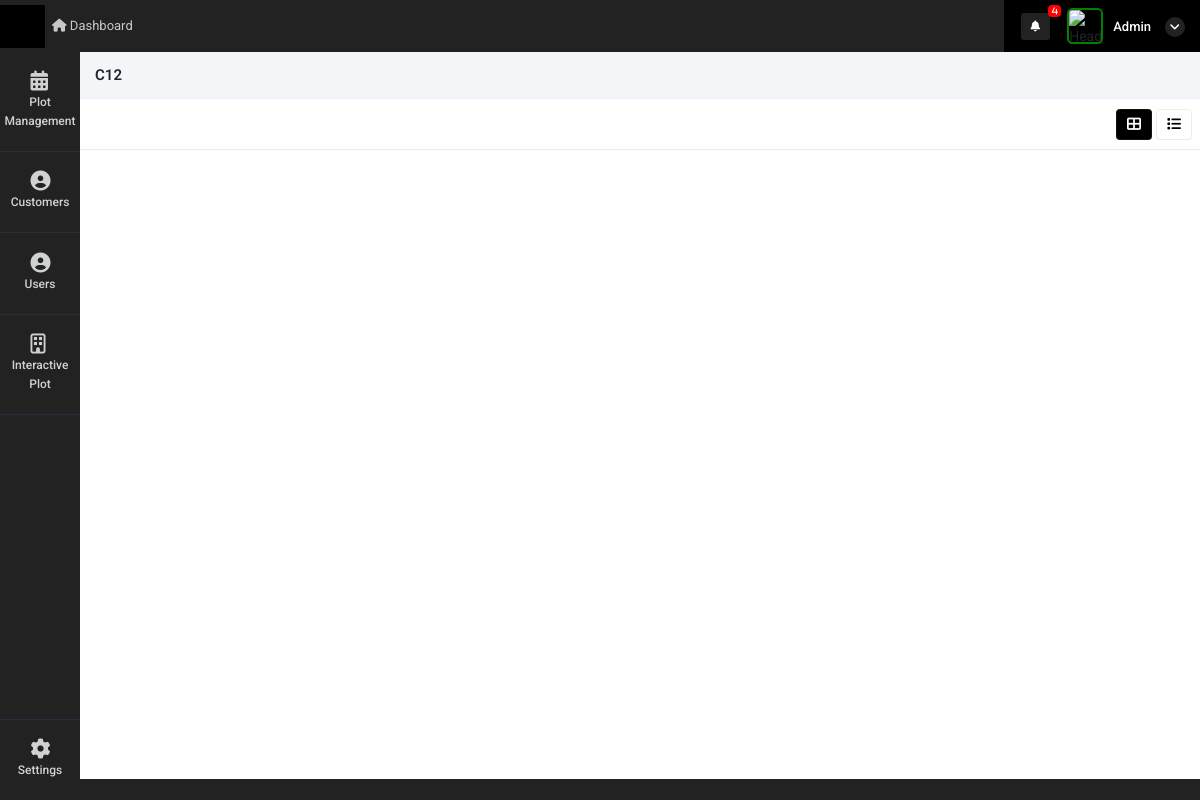
Before: /property_booking_history?id=8714 (signed in) with the older database file.
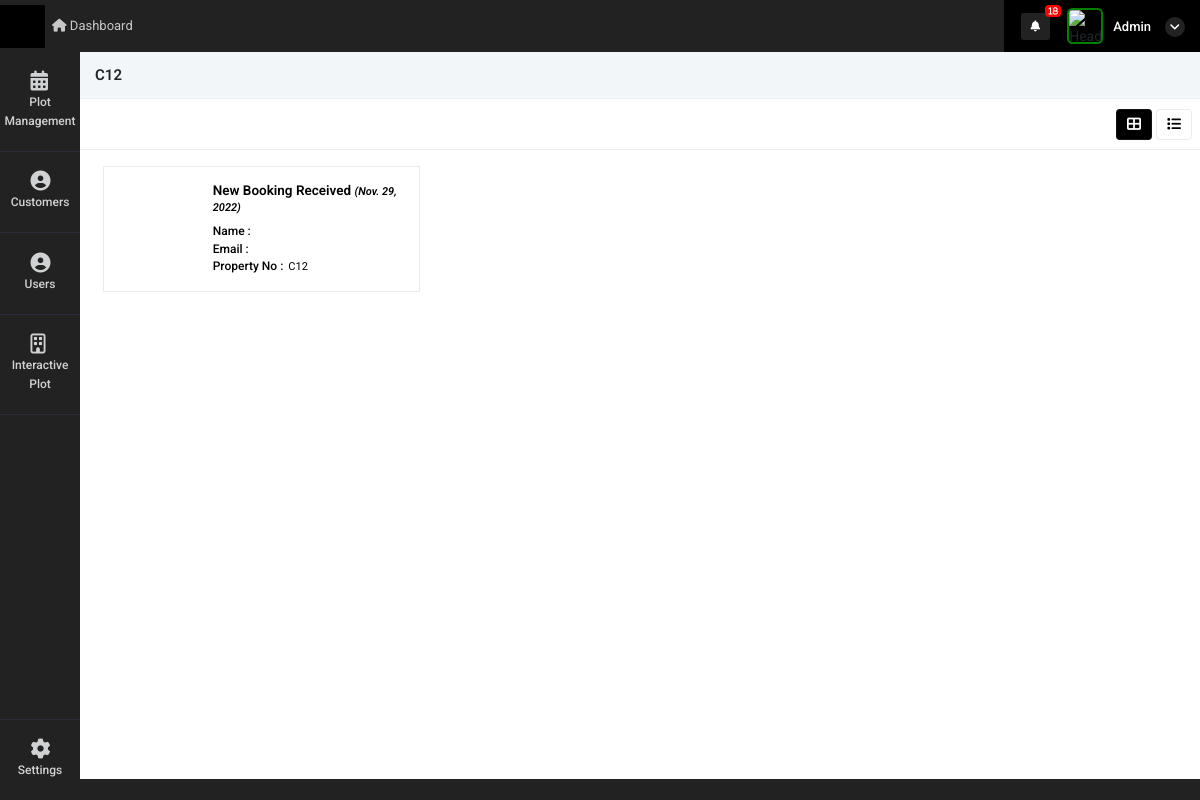
After: the same page with the newer database file.
### super_admin/models.py (models this page shows, shortened)
class common(models.Model):  # COMM0N
    dt = models.DateField(auto_now=True)
    tm = models.TimeField(auto_now=True)
    updated = models.DateTimeField(default=timezone.now)
    status = models.CharField(max_length=255, null=True)
    class Meta:
        abstract = True

class user_request_plot(common):
    customer_id = models.ForeignKey(Customer_details,on_delete=models.CASCADE,related_name="user_request_plot_customer_id", null=True)
    auth_user = models.ForeignKey(User,on_delete=models.CASCADE,related_name="user_request_plot_login_id", null=True)
    user_id = models.ForeignKey(user_Details,on_delete=models.CASCADE,related_name="user_request_plot_user_login_id", null=True)
    property_mapping_id = models.ForeignKey(intractive_map,on_delete=models.CASCADE,related_name="user_request_plot_user_login_id", null=True)
    name = models.CharField(max_length=255,null=True)
    booking_id = models.CharField(max_length=255,null=True)
    phone = models.CharField(max_length=255,null=True)
    customer_email = models.CharField(max_length=255,null=True)
    bank = models.CharField(max_length=255,null=True)
    manager_id = models.ForeignKey(user_Details,on_delete=models.CASCADE,related_name="user_request_plot_manager_id", null=True)
    read_status = models.IntegerField(default=0)
    booking_status = models.IntegerField(null=True)
    reset_to_availale = models.IntegerField(null=True)
    available_status = models.IntegerField(default=1)
    bank_relation_id = models.ForeignKey(Bank_details,on_delete=models.CASCADE,related_name="user_request_plot_Bank_details_id", null=True)
    customer_doc_id = models.FileField(upload_to="customer_document",null=True)
    contract_certi = models.FileField(upload_to="customer_document",null=True)
    tax_certificate  = models.FileField(upload_to="customer_document",null=True)
    other_document = models.FileField(upload_to="customer_document",null=True)
    Price = models.FloatField(blank=True, null=True)

class intractive_map(models.Model):
    Name = models.CharField(max_length=255, null=True)
    customer_id_mapping = models.ForeignKey('super_admin.Customer_details',on_delete=models.SET_NULL,related_name="intractive_map_customer_id", null=True)
    customer_id = models.CharField(max_length=255,null=True)
    Phoneno = models.CharField(max_length=255, null=True)
    customer_email = models.CharField(max_length=255,null=True)
    UnitNo = models.IntegerField(null=True)
    UnitNo_primary = models.IntegerField(null=True)
    BlockNo = models.CharField(max_length=255, null=True)
    UnitArea = models.FloatField(max_length=255, null=True)
    LandArea = models.FloatField(max_length=255, null=True)
    UType = models.CharField(max_length=255, null=True)
    Price = models.FloatField(blank=True, null=True)
    Bank = models.CharField(max_length=255,null=True)
    Status = models.CharField(max_length=255,null=True)
    dt = models.DateField(auto_now_add=True)
    tm = models.TimeField(auto_now_add=True)
    current_status = models.CharField(max_length=255,null=True)
    attached_file = models.FileField(upload_to="property_image",null=True)
    currency = models.CharField(max_length=255,null=True,default="SAR")
    Price_currency = models.CharField(max_length=255,null=True)
    bank_relation_id = models.ForeignKey(Bank_details,on_delete=models.CASCADE,related_name="intractive_map_Bank_details_id", null=True)

### super_admin/views.py (the view)
# urls.py: path('property_booking_history',views.property_booking_history,name='property_booking_history'),
def property_booking_history(request):
    id = request.GET.get("id",False)
    data_pro = intractive_map.objects.get(id=id)
    data = user_request_plot.objects.filter(property_mapping_id=id)
    context = {
        'data':data,
        'data_pro':data_pro
    }
    return render(request,'super_admin/property_booking_history.html',context)

### super_admin/templatetags/notification.py (called while the page is built, shortened)
@register.filter(name='get_notifications')
def get_notifications(value,args):
    user_dat = User.objects.get(id=value.id)
    st = user_dat.is_superuser
    data_count = ''
    if st == True:
        data_count = user_request_plot.objects.filter(read_status=0).count()
    return data_count

@register.filter(name='get_loginUsernameImage')
def get_loginUsernameImage(value,args):
    user_dat = User.objects.get(id=value.id)
    st = user_dat.is_superuser
    image_url = ''
    if st == True:
        image_url = 'http://10.10.10.119:8000/static/adminicon.jpg'
    else:
        user_data = user_Details.objects.get(auth_user=value.id)
        if user_data.atatchment == '':
            image_url = 'http://10.10.10.119:8000/static/adminicon.jpg'
        else:
            image_url ='../media/'+str(user_data.atatchment)
    return image_url

@register.filter(name='get_nav_permission')
def get_nav_permission(value,args):
    user_dat = User.objects.get(id=value.id)
    st = user_dat.is_superuser
    if st == True:
        return True

### super_admin/templates/super_admin/property_booking_history.html (shortened to what this page needs)
{% extends "super_admin/base.html" %}
{% load static %}
{% block content %}
<div class="content">
    <div class="container-fluid px-0">
        <div class="row">
            <div class="col-12 buttns">
                <h5>{{data_pro.BlockNo}}{{data_pro.UnitNo}}</h5>
            </div>
            <div class="col-md-12 contnt">
                <div class="d-flex align-items-center justify-content-between px-2">
                    <div class="col-md-4 px-0">
                    </div>
                    <div class="d-flex align-items-center">
                        <ul class="nav nav-tabs nav-ta" role="tablist">
                            <li class="nav-item mx-1">
                                <a class="nav-link kan-tab active" data-toggle="tab"
                                    href="#ho" role="tab" aria-selected="false">
                                    <i class="fas fa-th-large"></i>
                                </a>
                            </li>
                            <li class="nav-item">
                                <a class="nav-link kan-tab" data-toggle="tab"
                                    href="#pro" role="tab" aria-selected="false">
                                    <i class="fas fa-list"></i>
                                </a>
                            </li>
                        </ul>
                    </div>
                </div>
                <div class="tab-content">
                    <div class="tab-pane active" id="ho" role="tabpanel">
                        <div class='app'>
                            <main class='project1'>
                                <div class='project-tasks1 mb-1 container-fluid'>
                                    {% for i in data %}
                                    <div class='project-column mt-2'>
                                        <a style="text-decoration: none;color: black" href="booking_more_details?id={{i.id}}">
                                        <div class="customer-bx">
                                            <div class="cust-img" style="background-image: url('../media/{{i.user_id.atatchment}}');">
                                            </div>
                                            <div class="customer-content">
                                                <h5>New Booking Received <i>({{i.dt}})</i> </h5>
                                                <span class="d-flex"><h6>Name : </h6> {{i.user_id.name|title}}</span>
                                                <span class="d-flex"><h6>Email : </h6> {{i.user_id.email|title}}</span>
                                                <span class="d-flex"><h6>Property No : </h6> {{i.property_mapping_id.BlockNo}}{{i.property_mapping_id.UnitNo}}</span>
                                            </div>
                                        </div>
                                        </a>
                                    </div>
                                    {% endfor %}
                                </div>
                            </main>
                        </div>
                    </div>
                </div>
            </div>
        </div>
    </div>
</div>
{% endblock %}

### super_admin/templates/super_admin/base.html (shortened to what the changed rows need)
<!doctype html>
<html lang="en">
    {% load static %}
    {% load notification %}
<head>
    <link rel="stylesheet" href="{% static 'admin/css/morris.css' %}">
    <link href="{% static 'admin/css/bootstrap.min.css' %}" rel="stylesheet" type="text/css" />
    <link href="{% static 'admin/css/icons.css' %}" rel="stylesheet" type="text/css" />
    <link href="{% static 'admin/css/style.css' %}" rel="stylesheet" type="text/css" />
</head>
<body class="">
    <div id="wrapper">
        <div class="content-page">
            <div class="topbar">
                <div class="navbar-header">
                    <div class="d-flex align-items-center icns">
                        <div class="dropdown topbar-head-dropdown ms-1 header-item">
                            <a href="view_all_activity">
                                <i class="fas fa-bell fs-icn">
                                    <span
                                        class="position-absolute topbar-badge fs-9 translate-middle badge11 rounded-pill bg-red">{{ request.user|get_notifications:"sss" }}</span></i>
                                    </a>
                        </div>
                        <div class="dropdown header-item topbar-user king button-drpdown">
                            <span class="d-flex align-items-center drpdown-toggle">
                                <span class="text-start ms-xl-2">
                                    <span class="d-none d-xl-inline-block ms-1 fw-medium user-name-text">  {{request.user.username|title}}</span>
                                    <i class="pro-icn fa fa-angle-down"></i>
                                </span>
                            </span>
                        </div>
                    </div>
                </div>
            </div>
            <div class="content">
                {% block content %}
                {% endblock %}
            </div>
        </div>
    </div>
</body>
</html>

Changed rows visible on the page:
added user_request_plot: dt "Nov. 29, 2022", property_mapping_id.BlockNo "C", property_mapping_id.UnitNo "12"
Other visible differences:
{{ request.user|get_notifications:"sss" }}: "4" → "18"
